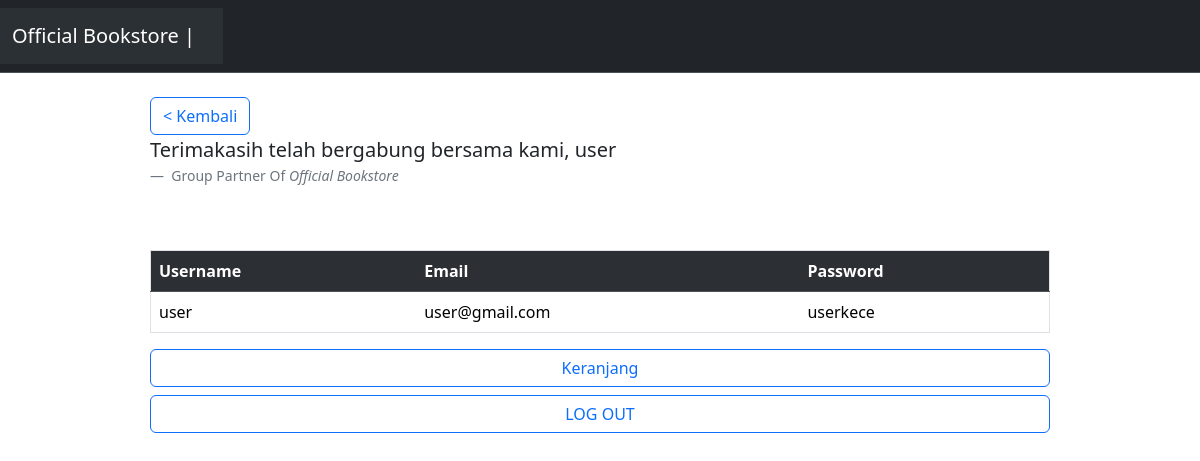
/user/profile.php (signed in), run on the app's committed database.
### tables this page shows
CREATE TABLE `data_user` (
  `id` int(255) NOT NULL,
  `username` varchar(100) NOT NULL,
  `email` varchar(100) NOT NULL,
  `password` varchar(100) NOT NULL,
  `level` varchar(10) NOT NULL
);

### user/profile.php (the view, shortened to what this page needs)
<!DOCTYPE html>
<html lang="en">
<head>
    <link href="https://cdn.jsdelivr.net/npm/bootstrap@5.3.3/dist/css/bootstrap.min.css" rel="stylesheet">
</head>
<body>
    <nav class="navbar bg-dark border-bottom border-body" data-bs-theme="dark">
        <nav class="navbar navbar-expand-lg bg-body-tertiary">
            <div class="container-fluid">
                <a class="navbar-brand" href="#">Official Bookstore |</a>
            </div>
        </nav>
    </nav>
    <br>
    <div style="margin-left: 150px; margin-right: 150px;">
    <?php
    $id = $_SESSION['level'];
    $username = $_SESSION['username'];
    ?>
    <a class="btn btn-outline-primary" href="user.php">< Kembali</a>
    <figure>
    <blockquote class="blockquote">
        <p>Terimakasih telah bergabung bersama kami, <?php echo $username; ?></p>
    </blockquote>
    <figcaption class="blockquote-footer">
        Group Partner Of <cite title="Source Title">Official Bookstore</cite>
    </figcaption>
    </figure><br>
    <br>
    <table border="1" class="table table-striped" style="flexbox: center;">
    <tr class="table-dark">
			<th>Username</th>
			<th>Email</th>
			<th>Password</th>
		</tr>
        <?php
		include "../koneksi.php";
		$query_mysql = mysqli_query($koneksi, "SELECT * FROM data_user WHERE id='$id'")or die(mysqli_error());
		while($data = mysqli_fetch_array($query_mysql)){
		?>
        <tr>
			<td><?php echo $data['username']; ?></td>
			<td><?php echo $data['email']; ?></td>
			<td><?php echo $data['password']; ?></td>
		</tr>
		<?php } ?>
        </table>
        <div class="d-grid gap-2">
        <a href="" class="btn btn-outline-primary"> Keranjang</a>
        <a href="../verification/logout.php" class="btn btn-outline-primary">LOG OUT</a>
    </div>
    </div>
</body>
</html>

### data on the page
data_user: username "user", email "user@gmail.com", password "userkece"

### other printed values
$username "user"
